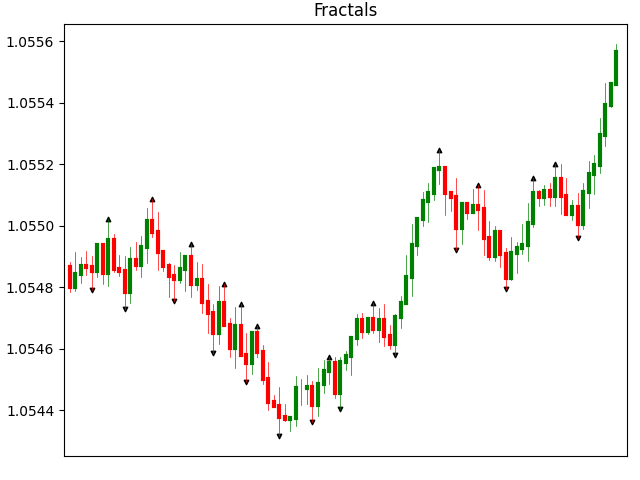

Source code (Python):
import matplotlib.pyplot as plt
from datetime import datetime,timedelta
import numpy as np
import pandas as pd
import random
import indicator as indi

class Fractals:
    def __init__(self):
        self.n=100
        self.fig=plt.figure()
        self.title='Fractals'
        self.calc_type='pandas'   #'dict' or 'pandas'
        self.indi=indi

    def set_variables(self):
        variables=['time','open','high','low','close']
        var={i:[] for i in variables}
        return var

    def print_data(self,var):
        print(len(var['time']),var['time'][-1],f"O:{var['open'][-1]:.5f}",f"H:{var['high'][-1]:.5f}"
              f"L:{var['low'][-1]:.5f}",f"C:{var['close'][-1]:.5f}")

    def get_data(self,var):
        for i in range(self.n):
            t=(datetime.now()+timedelta(minutes=i)).strftime('%d-%m-%Y %H:%M:%S')
            var['time'].append(t)

            if len(var['open'])==0:
                var['open'].append(random.uniform(1,1.2))
                up_close=var['open'][-1]*(1+0.0001)
                down_close=var['open'][-1]*(1-0.0001)
                var['close'].append(random.uniform(down_close,up_close))
            else:
                var['open'].append(var['close'][-1])
                up_close=var['open'][-1]*(1+0.0001)
                down_close=var['open'][-1]*(1-0.0001)
                var['close'].append(random.uniform(down_close,up_close))
        
            if var['open'][-1]<var['close'][-1]:
                price1=var['close'][-1]
                price2=var['open'][-1]
            elif var['open'][-1]>var['close'][-1]:
                price1=var['open'][-1]
                price2=var['close'][-1]
            high=random.uniform(price1,price1*(1+0.00007))
            low=random.uniform(price2,price2*(1-0.00007))
            var['high'].append(high)
            var['low'].append(low)

            #Fractals:
            if self.calc_type=='dict':
                self.indi.fractals_dict(2,var)

            self.print_data(var)

        if self.calc_type=='pandas':
            self.indi.fractals_pandas(2,var)

    def plot_data(self,var):
        self.fig.subplots_adjust(top=0.95,bottom=0.05,right=0.98,left=0.1,hspace=0,wspace=0)
        ax=self.fig.add_gridspec(6,1)
        ax1=self.fig.add_subplot(ax[0:6,:])

        ax1.clear()
        ax1.set_xticks([])
        ax1.set_title(self.title)
        ax1.set_xlim(-1,101)

        for i in range(len(var['time'])):
            if var['open'][i]>var['close'][i]:
                ccolor='r'
            elif var['open'][i]<var['close'][i]:
                ccolor='g'
            else:
                ccolor='gray'
            ax1.plot([var['time'][i]]*2,[var['open'][i],var['close'][i]],c=ccolor,lw=3)
            ax1.plot([var['time'][i]]*2,[var['high'][i],var['low'][i]],c=ccolor,lw=0.5)

        #'''
        #plot fractals:
        up_time=[t[0] for t in var['up']]
        up_price=[p[1] for p in var['up']]
        down_time=[t[0] for t in var['down']]
        down_price=[p[1] for p in var['down']]
        ax1.scatter(up_time,up_price,c='black',marker='^',s=10)
        ax1.scatter(down_time,down_price,c='black',marker='v',s=10)
        #'''

        plt.show()

obj=Fractals()
var=obj.set_variables()
obj.get_data(var)
obj.plot_data(var)
